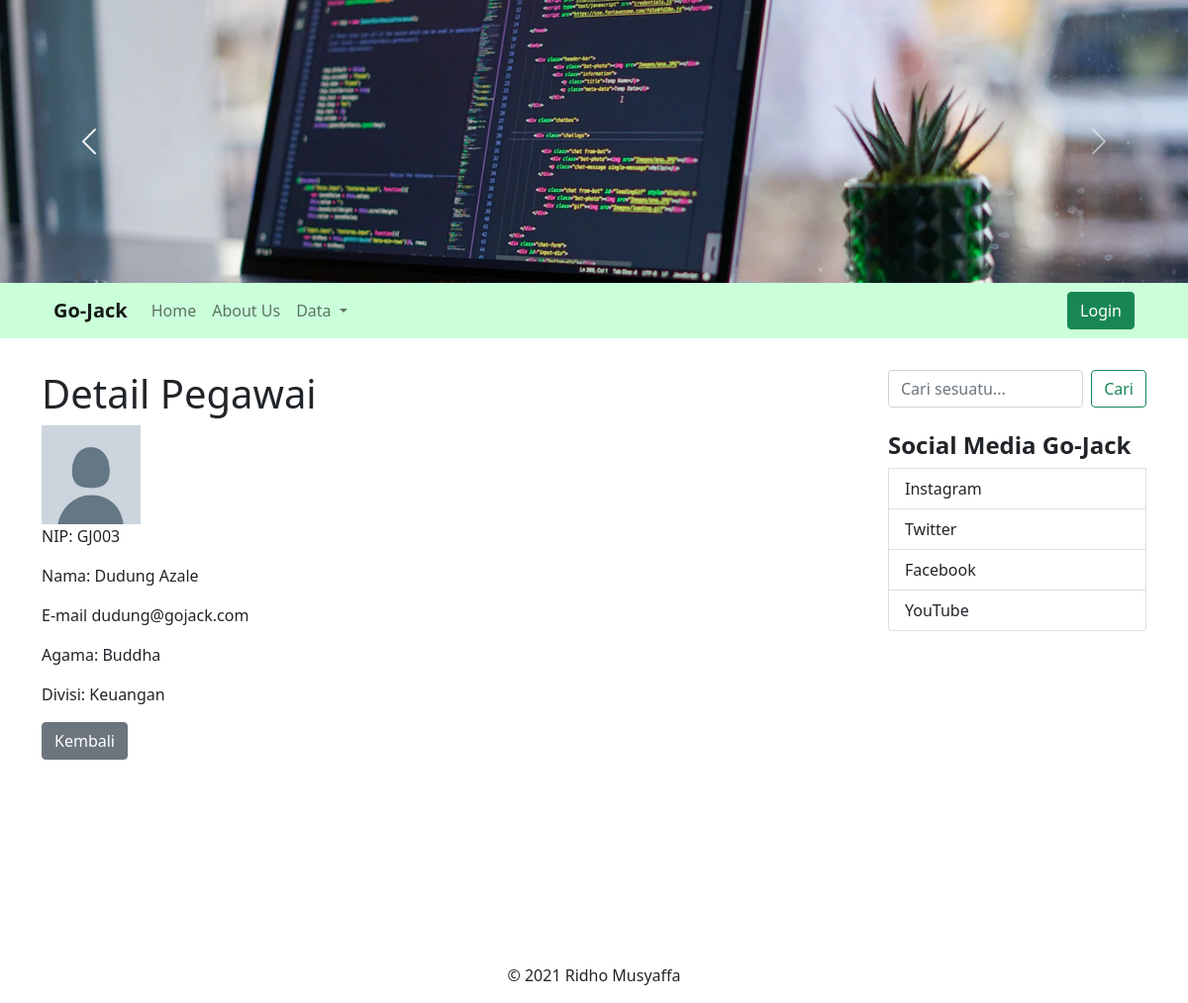
Page /index.php?hal=detail-data&id=16 on the committed database.
### tables this page shows
CREATE TABLE `pegawai` (
  `id` int(11) NOT NULL,
  `nip` varchar(5) NOT NULL,
  `nama` varchar(50) NOT NULL,
  `email` varchar(50) NOT NULL,
  `agama` enum('Islam','Protestan','Katolik','Hindu','Buddha','Konghucu') NOT NULL,
  `iddivisi` int(11) NOT NULL,
  `foto` varchar(50) NOT NULL
);

CREATE TABLE `divisi` (
  `id` int(11) NOT NULL,
  `nama` varchar(50) NOT NULL
);

### koneksi.php (called while the page is built, shortened)
<?php
class Db {
    protected $servername = "localhost";
    protected $username = "root";
    protected $password = "";
    public function __construct() {
        try {
            $this->conn = new PDO("mysql:host=$this->servername;dbname=dbpegawai",$this->username, $this->password);
        } catch (PDOException $e) {
            echo "Connection failed: ", $e->getMessage();
        }
    }
}

### models/Pegawai.php (called while the page is built, shortened)
<?php
class Pegawai extends Db {
    public function getPegawai($id){
        $stmt = $this->conn->prepare("SELECT Pegawai.*, Divisi.id as divisiId, Divisi.nama as namaDivisi FROM Pegawai INNER JOIN Divisi ON Pegawai.iddivisi = Divisi.id WHERE Pegawai.id = :id");
        $stmt->bindParam(':id', $id);
        $stmt->execute();
        $stmt->setFetchMode(PDO::FETCH_ASSOC);
        return $stmt->fetch();
    }
}

### pages/detail.php (the view, shortened to what this page needs)
<?php
require 'koneksi.php';
require 'models/Pegawai.php' ;
$pegawai = new Pegawai();
$dataPegawai = $pegawai->getPegawai($_GET['id']);
?>
<h1>Detail Pegawai</h1>
<div>
<img style="width: 100px;" src="img/<?=$dataPegawai['foto']?>" alt="<?=$dataPegawai[ 'nama']?>">
<p>NIP: <?=$dataPegawai["nip"]?></p>
<p>Nama: <?=$dataPegawai[ 'nama']?></p>
<p>E-mail <?=$dataPegawai['email']?></p>
<p>Agama: <?=$dataPegawai['agama']?></p>
<p>Divisi: <?=$dataPegawai['namaDivisi']?></p>
<form action="controllers/pegawaiController.php" method="POST">
<div class="d-flex justify-content-between">
    <div>
      <a href="index.php?hal=data-pegawai" class="btn btn-secondary">Kembali</a>
    </div>
</div>
</form>
</div>

### pages/kode_atas.php (style rules this page uses)
body { overflow-x: hidden; }

### rows in the picture
pegawai: foto (picture), nip "GJ003", nama "Dudung Azale", email "dudung@gojack.com", agama "Buddha", iddivisi.nama "Keuangan"
